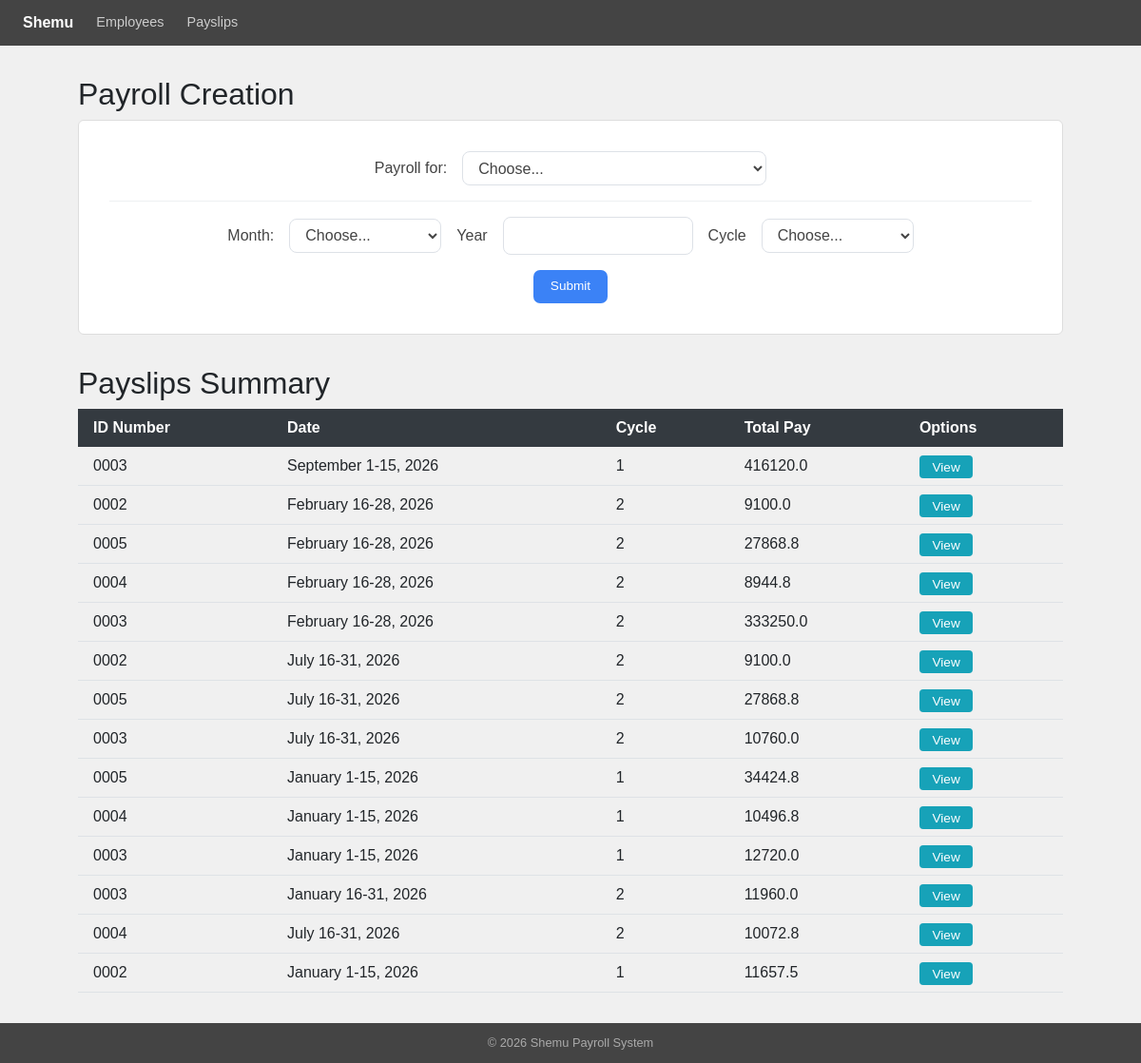
The page /payslips/ on the database its author committed.
### payroll_app/models.py (models this page shows, shortened)
class Payslip(models.Model):
    employee_id_number = models.ForeignKey(Employee, on_delete=models.CASCADE)
    month = models.CharField(max_length=20)
    date_range = models.CharField(max_length=50)
    year = models.CharField(max_length=10)
    pay_cycle = models.IntegerField()
    rate = models.FloatField()
    earnings_allowance = models.FloatField()
    deductions_tax = models.FloatField()
    deductions_health = models.FloatField()
    pag_ibig = models.FloatField()
    sss = models.FloatField()
    overtime = models.FloatField()
    total_pay = models.FloatField()

class Employee(models.Model):
    name = models.CharField(max_length=100)
    id_number = models.CharField(max_length=50, unique=True)
    rate = models.FloatField()
    overtime_pay = models.FloatField(null=True, blank=True)
    allowance = models.FloatField(null=True, blank=True)

### payroll_app/views.py (the view)
# urls.py: path('payslips/',                  views.payslips,        name='payslips'),
def payslips(request):
    all_payslips = Payslip.objects.all().order_by('-pk') #fetches all payslip records from DB, ordered by newest first
    all_employees = Employee.objects.all() #fetches all Employee records
    context = {
        'payslips'  : all_payslips,
        'employees' : all_employees,
    }
    return render(request, 'payroll_app/payslips.html', context)

### payroll_app/templates/payroll_app/payslips.html (shortened to what this page needs)
{% extends 'payroll_app/base.html' %}
{% block content %}
<div style="max-width:1100px;">
  <h2>Payroll Creation</h2>
  <div class="form-card" style="max-width:1100px; width:100%;">
    <form method="post" action="{% url 'create_payroll' %}">
      <div style="display:flex; justify-content:center; align-items:center; gap:1rem; padding-bottom:1rem; border-bottom:1px solid #eef0f2; margin-bottom:1rem;">
        <label for="id_payroll_for" style="white-space:nowrap; font-weight:500; color:#444;">Payroll for:</label>
        <select id="id_payroll_for" name="payroll_for" style="width:320px; border:1px solid #dde1e7; border-radius:8px; padding:.45rem .75rem; background-color:#fff; color:#444; outline:none;">
          <option value="">Choose...</option>
        </select>
      </div>
      <div style="display:flex; justify-content:center; align-items:center; gap:1rem; margin-bottom:1rem;">
        <label for="id_month" style="white-space:nowrap; color:#444;">Month:</label>
        <select id="id_month" name="month" style="width:160px; border:1px solid #dde1e7; border-radius:8px; padding:.45rem .75rem; background-color:#fff; color:#444; outline:none;">
          <option value="">Choose...</option>
        </select>
        <label for="id_year" style="white-space:nowrap; color:#444;">Year</label>
        <input type="text" id="id_year" name="year" maxlength="4" pattern="[0-9]{4}" placeholder="" style="width:200px; border:1px solid #dde1e7; border-radius:8px; padding:.45rem .75rem; background-color:#fff; color:#444; outline:none;">
        <label for="id_cycle" style="white-space:nowrap; color:#444;">Cycle</label>
        <select id="id_cycle" name="cycle" style="width:160px; border:1px solid #dde1e7; border-radius:8px; padding:.45rem .75rem; background-color:#fff; color:#444; outline:none;">
          <option value="">Choose...</option>
        </select>
      </div>
      <div style="display:flex; justify-content:center;">
        <button type="submit" class="btn-shemu-primary">Submit</button>
      </div>
    </form>
  </div>
  <div style="margin-top:2rem;">
    <h2>Payslips Summary</h2>
    <table style="width:100%; border-collapse:collapse;">
      <thead>
        <tr style="background-color:#343a40; color:white;">
          <th style="padding:.50rem 1rem; text-align:left;">ID Number</th>
          <th style="padding:.50rem 1rem; text-align:left;">Date</th>
          <th style="padding:.50rem 1rem; text-align:left;">Cycle</th>
          <th style="padding:.50rem 1rem; text-align:left;">Total Pay</th>
          <th style="padding:.50rem 1rem; text-align:left;">Options</th>
        </tr>
      </thead>
      <tbody>
        {% for payslip in payslips %}
        <tr style="border-bottom:1px solid #dee2e6;">
          <td style="padding:.50rem 1rem;">{{ payslip.employee_id_number.id_number }}</td>
          <td style="padding:.50rem 1rem;">{{ payslip.date_range }}</td>
          <td style="padding:.50rem 1rem;">{{ payslip.pay_cycle }}</td>
          <td style="padding:.50rem 1rem;">{{ payslip.total_pay }}</td>
          <td style="padding:.50rem 1rem;">
            <a href="{% url 'view_payslip' payslip.id %}" style="padding:.3rem .85rem; font-size:.85rem; background-color:#17a2b8; color:white; border-radius:4px; text-decoration:none;">View</a>
          </td>
        </tr>
        {% empty %}
        <tr>
          <td colspan="5" style="text-align:center; padding:1rem; color:#94a3b8;">No payslips yet.</td>
        </tr>
        {% endfor %}
      </tbody>
    </table>
  </div>
</div>
{% endblock %}

### payroll_app/templates/payroll_app/base.html (style rules this page uses)
body { background: #f0f0f0; font-family: Arial, sans-serif; min-height: 100vh; display: flex; flex-direction: column; }
.btn-shemu-primary { background: #3b82f6; color: #fff; border: none; padding: .45rem 1.1rem; border-radius: 7px; font-size: .85rem; cursor: pointer; text-decoration: none; display: inline-flex; align-items: center; gap: .35rem; }
.form-card { background: #fff; border: 1px solid #ddd; border-radius: 6px; padding: 2rem; max-width: 460px; margin: 0 auto; }

### rows shown on the page
Payslip: employee_id_number.id_number "0003", date_range "September 1-15, 2026", pay_cycle "1", total_pay "416120.0"
Payslip: employee_id_number.id_number "0002", date_range "February 16-28, 2026", pay_cycle "2", total_pay "9100.0"
Payslip: employee_id_number.id_number "0005", date_range "February 16-28, 2026", pay_cycle "2", total_pay "27868.8"
Payslip: employee_id_number.id_number "0004", date_range "February 16-28, 2026", pay_cycle "2", total_pay "8944.8"
Payslip: employee_id_number.id_number "0003", date_range "February 16-28, 2026", pay_cycle "2", total_pay "333250.0"
Payslip: employee_id_number.id_number "0002", date_range "July 16-31, 2026", pay_cycle "2", total_pay "9100.0"
Payslip: employee_id_number.id_number "0005", date_range "July 16-31, 2026", pay_cycle "2", total_pay "27868.8"
Payslip: employee_id_number.id_number "0003", date_range "July 16-31, 2026", pay_cycle "2", total_pay "10760.0"
Payslip: employee_id_number.id_number "0005", date_range "January 1-15, 2026", pay_cycle "1", total_pay "34424.8"
Payslip: employee_id_number.id_number "0004", date_range "January 1-15, 2026", pay_cycle "1", total_pay "10496.8"
Payslip: employee_id_number.id_number "0003", date_range "January 1-15, 2026", pay_cycle "1", total_pay "12720.0"
Payslip: employee_id_number.id_number "0003", date_range "January 16-31, 2026", pay_cycle "2", total_pay "11960.0"
Payslip: employee_id_number.id_number "0004", date_range "July 16-31, 2026", pay_cycle "2", total_pay "10072.8"
Payslip: employee_id_number.id_number "0002", date_range "January 1-15, 2026", pay_cycle "1", total_pay "11657.5"
